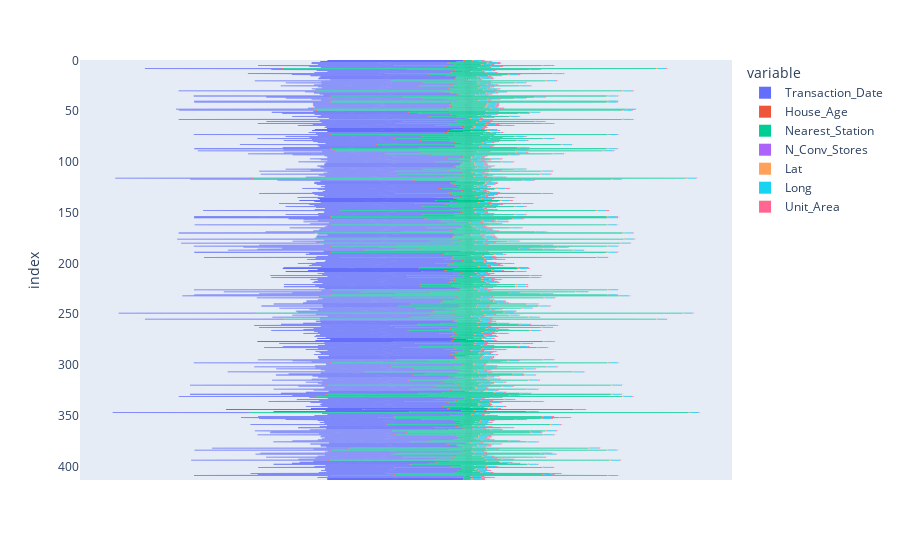

This figure's notebook cell:
### Code cell
# Funnel Plot
fig = px.funnel(df)
fig.show()

### Figure 1 — Plotly figure (JSON) as saved in the notebook; plotly's stock layout.template omitted (floating-point values rounded to 4 significant figures; data arrays with more than 128 entries replaced by an {"elided": "..."} marker saying what was removed)
{"data": [{"hovertemplate": "variable=Transaction_Date<br>value=%{x}<br>index=%{y}<extra></extra>", "legendgroup": "Transaction_Date", "marker": {"color": "#636efa"}, "name": "Transaction_Date", "orientation": "h", "showlegend": true, "type": "funnel", "x": {"elided": "414 float values"}, "xaxis": "x", "y": {"elided": "414 int values"}, "yaxis": "y"}, {"hovertemplate": "variable=House_Age<br>value=%{x}<br>index=%{y}<extra></extra>", "legendgroup": "House_Age", "marker": {"color": "#EF553B"}, "name": "House_Age", "orientation": "h", "showlegend": true, "type": "funnel", "x": {"elided": "414 float values"}, "xaxis": "x", "y": {"elided": "414 int values"}, "yaxis": "y"}, {"hovertemplate": "variable=Nearest_Station<br>value=%{x}<br>index=%{y}<extra></extra>", "legendgroup": "Nearest_Station", "marker": {"color": "#00cc96"}, "name": "Nearest_Station", "orientation": "h", "showlegend": true, "type": "funnel", "x": {"elided": "414 float values"}, "xaxis": "x", "y": {"elided": "414 int values"}, "yaxis": "y"}, {"hovertemplate": "variable=N_Conv_Stores<br>value=%{x}<br>index=%{y}<extra></extra>", "legendgroup": "N_Conv_Stores", "marker": {"color": "#ab63fa"}, "name": "N_Conv_Stores", "orientation": "h", "showlegend": true, "type": "funnel", "x": {"elided": "414 int values"}, "xaxis": "x", "y": {"elided": "414 int values"}, "yaxis": "y"}, {"hovertemplate": "variable=Lat<br>value=%{x}<br>index=%{y}<extra></extra>", "legendgroup": "Lat", "marker": {"color": "#FFA15A"}, "name": "Lat", "orientation": "h", "showlegend": true, "type": "funnel", "x": {"elided": "414 float values"}, "xaxis": "x", "y": {"elided": "414 int values"}, "yaxis": "y"}, {"hovertemplate": "variable=Long<br>value=%{x}<br>index=%{y}<extra></extra>", "legendgroup": "Long", "marker": {"color": "#19d3f3"}, "name": "Long", "orientation": "h", "showlegend": true, "type": "funnel", "x": {"elided": "414 float values"}, "xaxis": "x", "y": {"elided": "414 int values"}, "yaxis": "y"}, {"hovertemplate": "variable=Unit_Area<br>value=%{x}<br>index=%{y}<extra></extra>", "legendgroup": "Unit_Area", "marker": {"color": "#FF6692"}, "name": "Unit_Area", "orientation": "h", "showlegend": true, "type": "funnel", "x": {"elided": "414 float values"}, "xaxis": "x", "y": {"elided": "414 int values"}, "yaxis": "y"}], "layout": {"legend": {"title": {"text": "variable"}, "tracegroupgap": 0}, "margin": {"t": 60}, "xaxis": {"anchor": "y", "domain": [0, 1], "title": {"text": "value"}}, "yaxis": {"anchor": "x", "domain": [0, 1], "title": {"text": "index"}}}}
